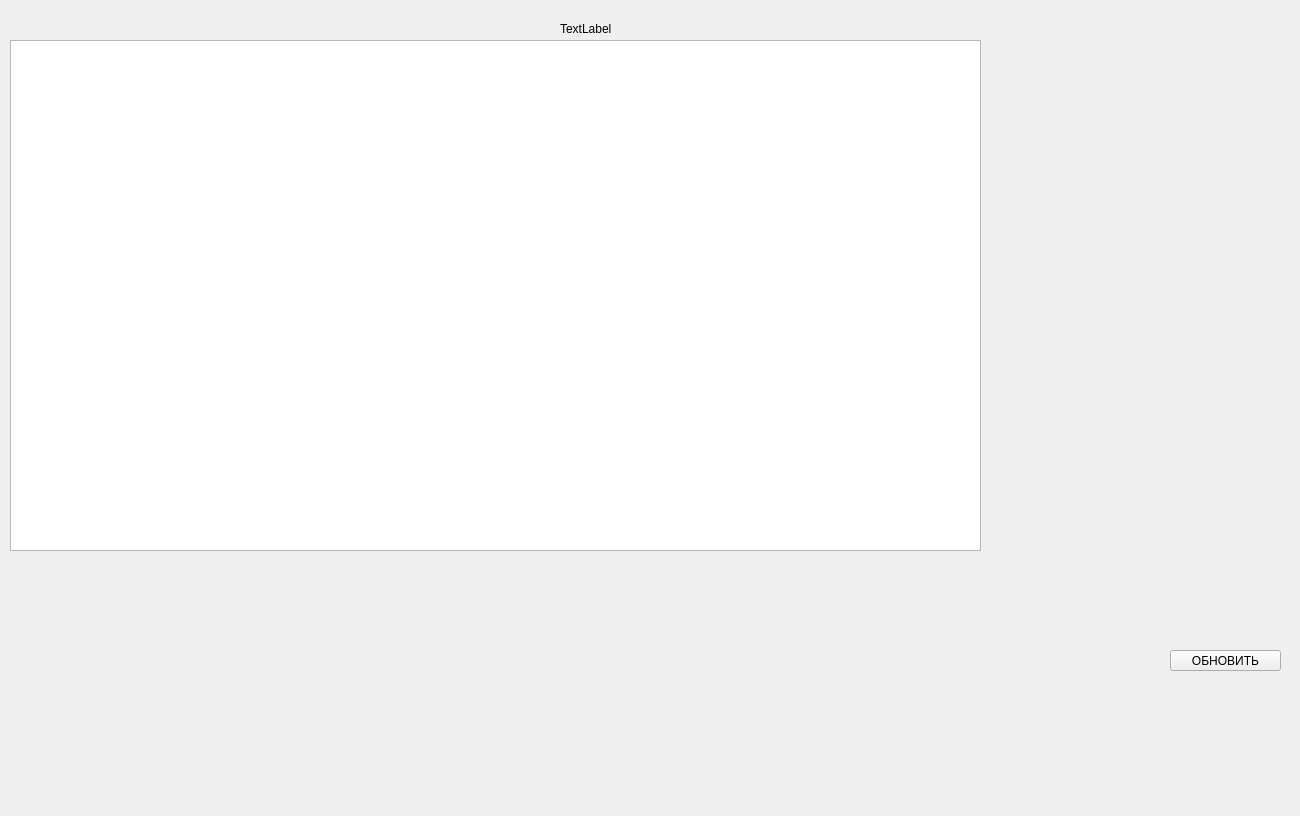
<?xml version="1.0" encoding="UTF-8"?>
<ui version="4.0">
 <class>FormTable</class>
 <widget class="QWidget" name="FormTable">
  <property name="geometry">
   <rect>
    <x>0</x>
    <y>0</y>
    <width>1300</width>
    <height>816</height>
   </rect>
  </property>
  <property name="windowTitle">
   <string>Form</string>
  </property>
  <widget class="QTableView" name="tableView">
   <property name="geometry">
    <rect>
     <x>10</x>
     <y>40</y>
     <width>971</width>
     <height>511</height>
    </rect>
   </property>
  </widget>
  <widget class="QWidget" name="verticalLayoutWidget">
   <property name="geometry">
    <rect>
     <x>200</x>
     <y>560</y>
     <width>581</width>
     <height>81</height>
    </rect>
   </property>
   <layout class="QVBoxLayout" name="verticalLayout"/>
  </widget>
  <widget class="QWidget" name="verticalLayoutWidget_2">
   <property name="geometry">
    <rect>
     <x>1020</x>
     <y>0</y>
     <width>271</width>
     <height>641</height>
    </rect>
   </property>
   <layout class="QVBoxLayout" name="verticalLayout_2"/>
  </widget>
  <widget class="QWidget" name="verticalLayoutWidget_3">
   <property name="geometry">
    <rect>
     <x>1030</x>
     <y>650</y>
     <width>91</width>
     <height>21</height>
    </rect>
   </property>
   <layout class="QVBoxLayout" name="verticalLayout_3"/>
  </widget>
  <widget class="QLabel" name="labelTable">
   <property name="geometry">
    <rect>
     <x>560</x>
     <y>20</y>
     <width>151</width>
     <height>17</height>
    </rect>
   </property>
   <property name="text">
    <string>TextLabel</string>
   </property>
  </widget>
  <widget class="QPushButton" name="pushUpdate">
   <property name="geometry">
    <rect>
     <x>1170</x>
     <y>650</y>
     <width>111</width>
     <height>21</height>
    </rect>
   </property>
   <property name="text">
    <string>ОБНОВИТЬ</string>
   </property>
  </widget>
 </widget>
 <resources/>
 <connections/>
</ui>
